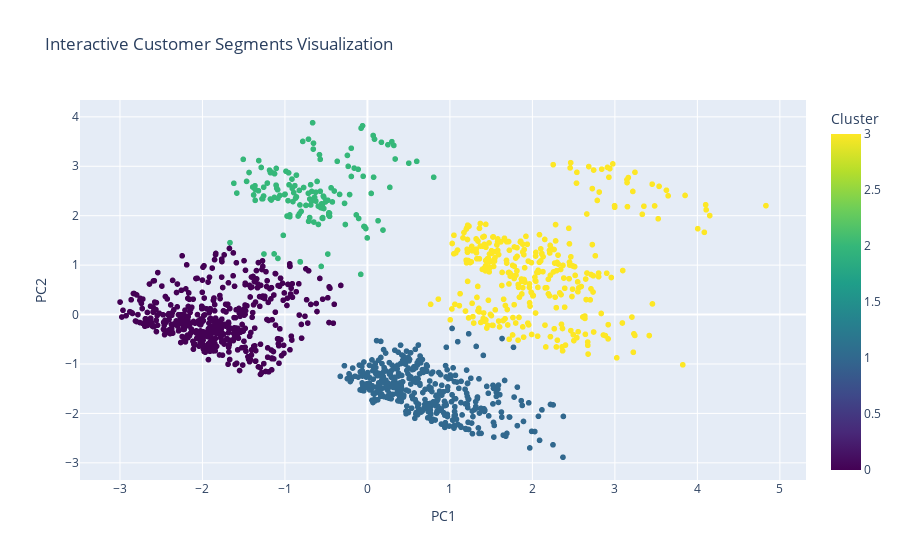

Notebook code for this chart:
### Markdown cell above
## Section 7: Visualization & Interpretation
To clearly illustrate the differences between segments, we'll create several compelling visualizations: an interactive scatter plot, bar charts comparing key features, and a radar chart for a holistic persona comparison.

### Code cell
# Add original data to the PCA dataframe for rich hover information
df_pca['age'] = df['age']
df_pca['bmi'] = df['bmi']
df_pca['charges'] = df['charges']
df_pca['smoker'] = df['smoker']

# Interactive Scatter Plot
fig = px.scatter(df_pca, x='PC1', y='PC2', color='Cluster', 
                 title='Interactive Customer Segments Visualization', 
                 hover_data=['age', 'bmi', 'charges', 'smoker'],
                 color_continuous_scale='viridis')
fig.show()

# Bar Charts for Feature Comparison
fig, axes = plt.subplots(1, 3, figsize=(21, 7))
fig.suptitle('Comparison of Key Features Across Segments', fontsize=20)
sns.barplot(data=df, x='Cluster', y='charges', ax=axes[0])
axes[0].set_title('Average Charges')
sns.barplot(data=df, x='Cluster', y='age', ax=axes[1])
axes[1].set_title('Average Age')
sns.barplot(data=df, x='Cluster', y='bmi', ax=axes[2])
axes[2].set_title('Average BMI')
plt.show()

### Figure 1 — Plotly figure (JSON) as saved in the notebook; plotly's stock layout.template omitted (floating-point values rounded to 4 significant figures; data arrays with more than 128 entries replaced by an {"elided": "..."} marker saying what was removed)
{"data": [{"customdata": {"elided": "1338x4 mixed values"}, "hovertemplate": "PC1=%{x}<br>PC2=%{y}<br>age=%{customdata[0]}<br>bmi=%{customdata[1]}<br>charges=%{customdata[2]}<br>smoker=%{customdata[3]}<br>Cluster=%{marker.color}<extra></extra>", "legendgroup": "", "marker": {"color": {"elided": "1338 int values"}, "coloraxis": "coloraxis", "symbol": "circle"}, "mode": "markers", "name": "", "showlegend": false, "type": "scattergl", "x": {"elided": "1338 float values"}, "xaxis": "x", "y": {"elided": "1338 float values"}, "yaxis": "y"}], "layout": {"coloraxis": {"colorbar": {"title": {"text": "Cluster"}}, "colorscale": [[0, "#440154"], [0.1111, "#482878"], [0.2222, "#3e4989"], [0.3333, "#31688e"], [0.4444, "#26828e"], [0.5556, "#1f9e89"], [0.6667, "#35b779"], [0.7778, "#6ece58"], [0.8889, "#b5de2b"], [1, "#fde725"]]}, "legend": {"tracegroupgap": 0}, "title": {"text": "Interactive Customer Segments Visualization"}, "xaxis": {"anchor": "y", "domain": [0, 1], "title": {"text": "PC1"}}, "yaxis": {"anchor": "x", "domain": [0, 1], "title": {"text": "PC2"}}}}
